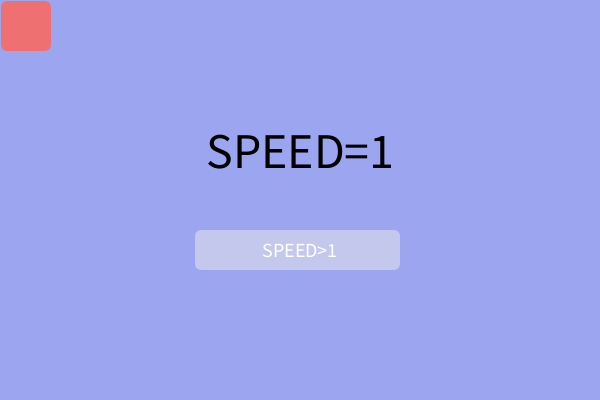
Frame 1 (no input)
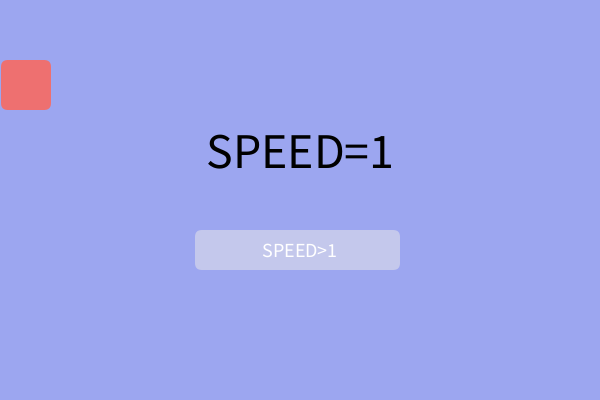
Frame 60 (the mouse pressed at the canvas centre just before this capture)
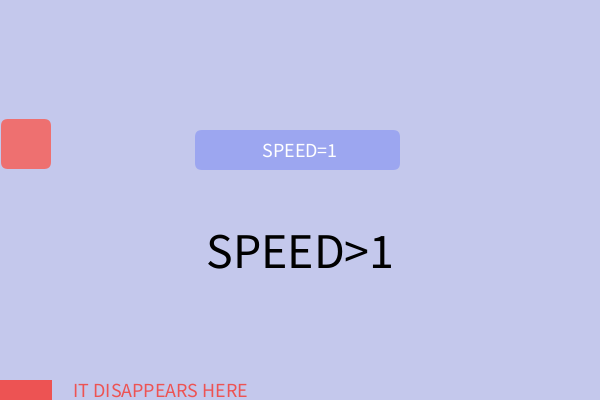
Frame 120 (the mouse held since frame 60 and released just before this capture)

The Processing sketch that drew these frames (run headless with seeded random() and noise(); from frame 60 on, the mouse is pressed at the canvas centre):

// Processing sketch: processing_185386
// ── processing_185386.pde

int x1=0;
int y1=0;
int x2=0;
int y2=0;
int speed = 1;

void setup() {
  size(600, 400);
  noStroke();
}

void draw() { 
  // speed = 1
  background(#9ca6f0);
  fill(#000000);
  textAlign(CENTER, CENTER);
  textSize(50);
  text("SPEED=1", 300, 150);
  
  fill(#c4c8ec);
  rect(195, 230, 205, 40, 7);
  fill(#ffffff);
  textSize(20);
  text("SPEED>1", 300, 250);

  fill(#ee7070);
  rect(x1+1,y1+1, 50, 50, 7);
  if (x1==0) {
    y1 += speed;
  } 
  if (y1==(height-51)) {
    x1 += speed;
  } 
  if (x1==(width-51)) {
    y1 -= speed;
  } 
  if (y1==0) {
    x1 -= speed;
  } 
    
  // speed > 1 (mousePressed) 
  if (mousePressed == true) {
    background(#c4c8ec);  
    fill(#000000);
    textAlign(CENTER, CENTER);
    textSize(50);
    text("SPEED>1", 300, 250);
       
    fill(#9ca6f0);
    rect(195, 130, 205, 40, 7);
    fill(#ffffff);
    textSize(20);
    text("SPEED=1", 300, 150);
  
    fill(#ee7070);
    rect(x2+1,y2+1, 50, 50, 7);
    if (x2==0) {
      y2 += speed*2;
    } 
    if (y2==(height-51)) {
      x2 += speed*2;
    } 
    if (x2==(width-51)) {
      y2 -= speed*2;
    } 
    if (y2==0) {
      x2 -= speed*2;
    } 
    
    fill(#ed5353);
    rect(0, 380, 52, 30);
    text("IT DISAPPEARS HERE", 160, 390); 
  }
  
}
